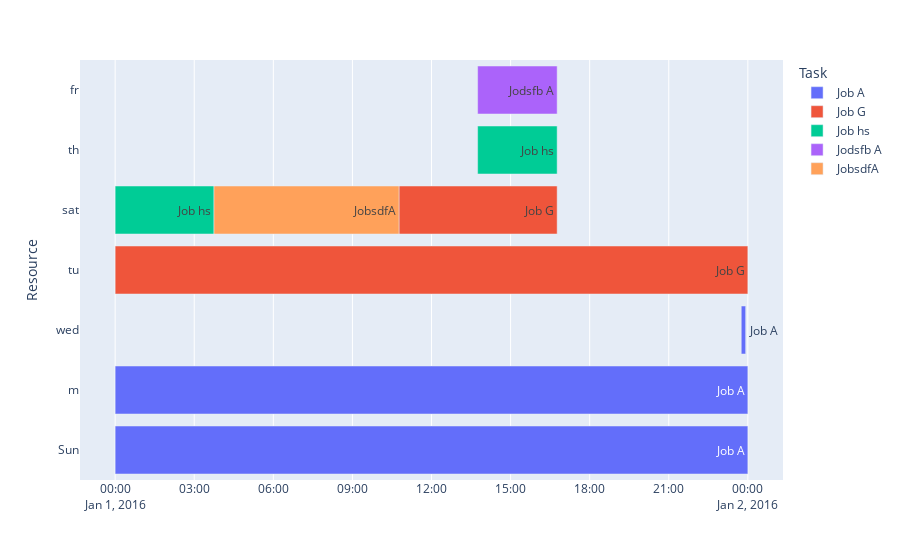

The notebook cell saved with this chart:
### Code cell
import plotly.express as px
import plotly.graph_objects as go
import pandas as pd

df = pd.DataFrame([
    dict(Task="Job A", Start='2016-01-01 00:00', Finish='2016-01-02 00:00', Resource="Sun"),
    dict(Task="Job A", Start='2016-01-01 00:00', Finish='2016-01-02 00:00', Resource="m"),
    dict(Task="Job G", Start='2016-01-01 00:00', Finish='2016-01-02 00:00', Resource="tu"),
    dict(Task="Job A", Start='2016-01-01 23:45', Finish='2016-01-01 23:55', Resource="wed"),
    dict(Task="Job hs", Start='2016-01-01 13:45', Finish='2016-01-01 16:46', Resource="th"),
    dict(Task="Jodsfb A", Start='2016-01-01 13:45', Finish='2016-01-01 16:46', Resource="fr"),
    dict(Task="JobsdfA", Start='2016-01-01 3:45', Finish='2016-01-01 10:46', Resource="sat"),
    dict(Task="Job G", Start='2016-01-01 10:46', Finish='2016-01-01 16:46', Resource="sat"),
    dict(Task="Job hs", Start='2016-01-01 00:00', Finish='2016-01-01 03:45', Resource="sat"),
])

fig = px.timeline(
    df, x_start="Start", x_end="Finish", y="Resource", color="Task",
    text="Task"
)
fig.show()

### Figure 1 — Plotly figure (JSON) as saved in the notebook; plotly's stock layout.template omitted (floating-point values rounded to 4 significant figures)
{"data": [{"alignmentgroup": "True", "base": ["2016-01-01 00:00", "2016-01-01 00:00", "2016-01-01 23:45"], "hovertemplate": "Task=%{text}<br>Start=%{base}<br>Finish=%{x}<br>Resource=%{y}<extra></extra>", "legendgroup": "Job A", "marker": {"color": "#636efa"}, "name": "Job A", "offsetgroup": "Job A", "orientation": "h", "showlegend": true, "text": ["Job A", "Job A", "Job A"], "textposition": "auto", "type": "bar", "x": [86400000, 86400000, 600000], "xaxis": "x", "y": ["Sun", "m", "wed"], "yaxis": "y"}, {"alignmentgroup": "True", "base": ["2016-01-01 00:00", "2016-01-01 10:46"], "hovertemplate": "Task=%{text}<br>Start=%{base}<br>Finish=%{x}<br>Resource=%{y}<extra></extra>", "legendgroup": "Job G", "marker": {"color": "#EF553B"}, "name": "Job G", "offsetgroup": "Job G", "orientation": "h", "showlegend": true, "text": ["Job G", "Job G"], "textposition": "auto", "type": "bar", "x": [86400000, 21600000], "xaxis": "x", "y": ["tu", "sat"], "yaxis": "y"}, {"alignmentgroup": "True", "base": ["2016-01-01 13:45", "2016-01-01 00:00"], "hovertemplate": "Task=%{text}<br>Start=%{base}<br>Finish=%{x}<br>Resource=%{y}<extra></extra>", "legendgroup": "Job hs", "marker": {"color": "#00cc96"}, "name": "Job hs", "offsetgroup": "Job hs", "orientation": "h", "showlegend": true, "text": ["Job hs", "Job hs"], "textposition": "auto", "type": "bar", "x": [10860000, 13500000], "xaxis": "x", "y": ["th", "sat"], "yaxis": "y"}, {"alignmentgroup": "True", "base": ["2016-01-01 13:45"], "hovertemplate": "Task=%{text}<br>Start=%{base}<br>Finish=%{x}<br>Resource=%{y}<extra></extra>", "legendgroup": "Jodsfb A", "marker": {"color": "#ab63fa"}, "name": "Jodsfb A", "offsetgroup": "Jodsfb A", "orientation": "h", "showlegend": true, "text": ["Jodsfb A"], "textposition": "auto", "type": "bar", "x": [10860000], "xaxis": "x", "y": ["fr"], "yaxis": "y"}, {"alignmentgroup": "True", "base": ["2016-01-01 3:45"], "hovertemplate": "Task=%{text}<br>Start=%{base}<br>Finish=%{x}<br>Resource=%{y}<extra></extra>", "legendgroup": "JobsdfA", "marker": {"color": "#FFA15A"}, "name": "JobsdfA", "offsetgroup": "JobsdfA", "orientation": "h", "showlegend": true, "text": ["JobsdfA"], "textposition": "auto", "type": "bar", "x": [25260000], "xaxis": "x", "y": ["sat"], "yaxis": "y"}], "layout": {"barmode": "overlay", "legend": {"title": {"text": "Task"}, "tracegroupgap": 0}, "margin": {"t": 60}, "xaxis": {"anchor": "y", "domain": [0, 1], "type": "date"}, "yaxis": {"anchor": "x", "domain": [0, 1], "title": {"text": "Resource"}}}}
